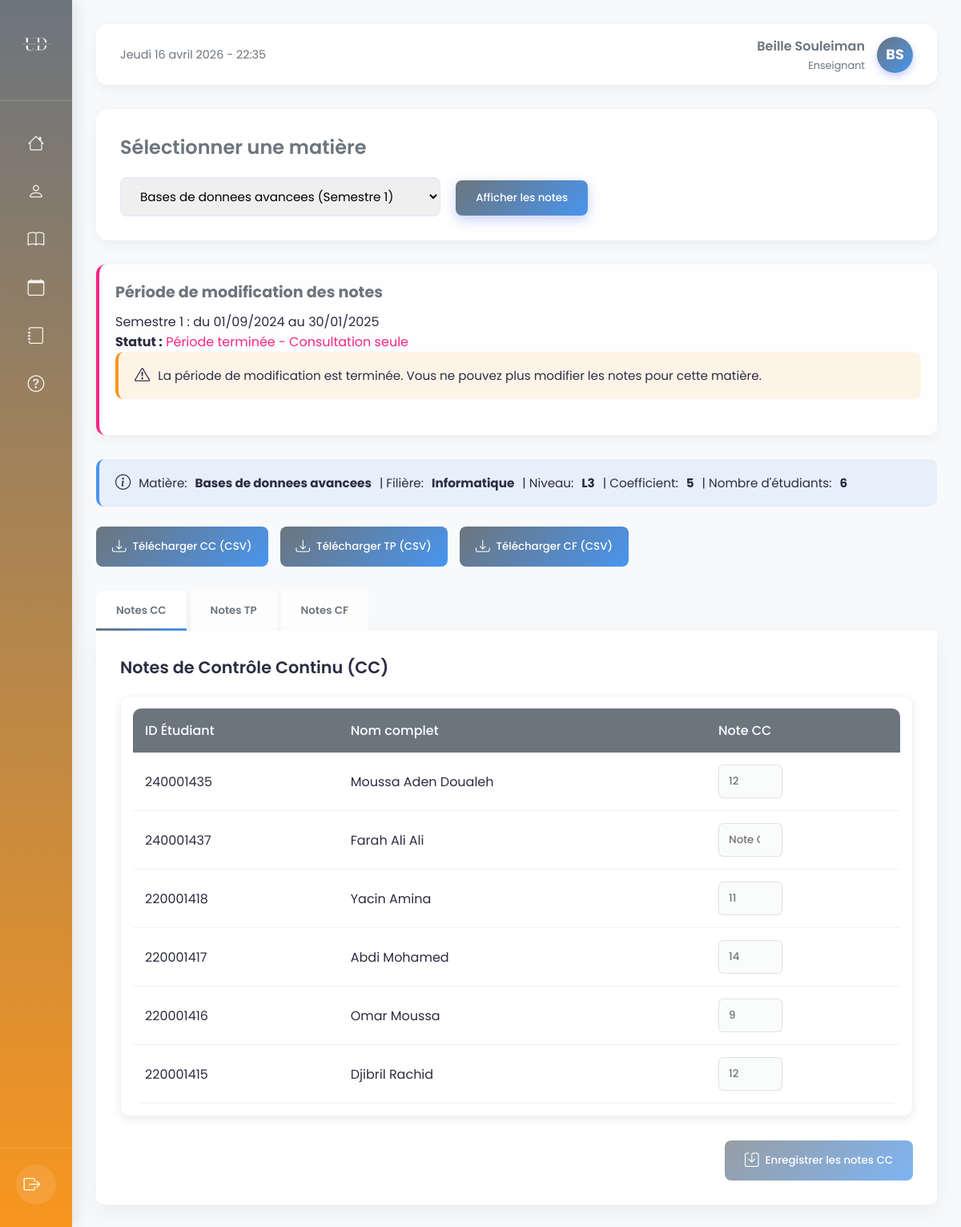
The page /apps/views/teachers/consulter_note.php (signed in) on the database its author committed.
### tables this page shows
CREATE TABLE `personne` (
  `id_personne` int(11) NOT NULL,
  `prenom` varchar(50) DEFAULT NULL,
  `nom` varchar(50) DEFAULT NULL,
  `email` varchar(100) DEFAULT NULL,
  `mot_de_passe` varchar(255) DEFAULT NULL,
  `image_profile` varchar(255) DEFAULT NULL,
  `role` varchar(50) DEFAULT NULL,
  `date_inscription` date DEFAULT NULL,
  `dateNaissance` date DEFAULT NULL
);

CREATE TABLE `matiere` (
  `id_matiere` int(11) NOT NULL,
  `nom_matiere` varchar(100) DEFAULT NULL,
  `coeff` float DEFAULT NULL,
  `id_filiere` int(11) NOT NULL DEFAULT 1,
  `niveau_filiere` enum('L1','L2','L3','') NOT NULL DEFAULT 'L3',
  `type_simestre` varchar(255) NOT NULL DEFAULT '2'
);

CREATE TABLE `enseigner` (
  `id_enseignant` int(11) NOT NULL,
  `id_matiere` int(11) NOT NULL,
  `id_filiere` int(11) NOT NULL DEFAULT 1,
  `niveau_filiere` enum('L1','L2','L3','') NOT NULL DEFAULT 'L1',
  `nb_heure` int(11) DEFAULT NULL,
  `type_semestre` int(11) DEFAULT NULL
);

### apps/views/teachers/consulter_note.php (the view, shortened to what the rows shown need)
<?php
require_once '../../../config/db.php';
$userID = $_SESSION['user_id'];
try {
    $sql = "SELECT id_personne, prenom, nom, email, role, image_profile FROM personne WHERE id_personne = ?";
    $stmt = $conn->prepare($sql);
    $stmt->bind_param("i", $userID);
    $stmt->execute();
    $result = $stmt->get_result();
    if ($result->num_rows > 0) {
        $user = $result->fetch_assoc();
        $prenom = $user['prenom'];
        $nom = $user['nom'];
        $nom_complet = $prenom . ' ' . $nom;
    } else {
        throw new Exception("Utilisateur non trouvé");
    }
} catch (Exception $e) {
    die("Impossible de récupérer les informations de l'utilisateur.");
}
try {
    $sql_matieres = "SELECT DISTINCT m.id_matiere, m.nom_matiere, e.type_semestre,
                    CASE
                        WHEN e.type_semestre = 1 THEN '2024-09-01'
                        WHEN e.type_semestre = 2 THEN '2025-02-01'
                        ELSE NULL
                    END as date_debut,
                    CASE
                        WHEN e.type_semestre = 1 THEN '2025-01-30'
                        WHEN e.type_semestre = 2 THEN '2025-05-30'
                        ELSE NULL
                    END as date_fin
                    FROM enseigner e
                    JOIN matiere m ON e.id_matiere = m.id_matiere
                    WHERE e.id_enseignant = ?";
    $stmt = $conn->prepare($sql_matieres);
    $stmt->bind_param("i", $userID);
    $stmt->execute();
    $result_matieres = $stmt->get_result();
    $matieres = [];
    while ($row = $result_matieres->fetch_assoc()) {
        $matieres[] = $row;
    }
} catch (Exception $e) {
    $message_erreur = "Impossible de récupérer les matières enseignées.";
}
$id_matiere_selected = isset($_GET['matiere']) ? intval($_GET['matiere']) : (isset($matieres[0]['id_matiere']) ? $matieres[0]['id_matiere'] : 0);
$date_debut = null;
$date_fin = null;
$semestre = null;
$periode_active = false;
$nom_matiere_selected = '';
if ($id_matiere_selected > 0) {
    foreach ($matieres as $matiere) {
        if ($matiere['id_matiere'] == $id_matiere_selected) {
            $date_debut = $matiere['date_debut'];
            $date_fin = $matiere['date_fin'];
            $semestre = $matiere['type_semestre'];
            $nom_matiere_selected = $matiere['nom_matiere'];
            break;
        }
    }
    $aujourdhui = date('Y-m-d');
    $periode_active = ($aujourdhui >= $date_debut && $aujourdhui <= $date_fin);
}
if ($id_matiere_selected > 0) {
    try {
$sql_classe = "SELECT DISTINCT f.nom_filiere, m.niveau_filiere, m.coeff
               FROM enseigner e
               JOIN matiere m ON e.id_matiere = m.id_matiere
               JOIN filiere f ON e.id_filiere = f.id_filiere
               WHERE e.id_enseignant = ? AND e.id_matiere = ?";
        $stmt = $conn->prepare($sql_classe);
        $stmt->bind_param("ii", $userID, $id_matiere_selected);
        $stmt->execute();
        $result_classe = $stmt->get_result();
        if ($result_classe->num_rows > 0) {
            $classe_info = $result_classe->fetch_assoc();
            $nom_filiere = $classe_info['nom_filiere'];
            $niveau = $classe_info['niveau_filiere'];
        }
    } catch (Exception $e) {
        $message_erreur = "Impossible de récupérer les informations de classe.";
    }
}
if ($id_matiere_selected > 0 && isset($nom_filiere)) {
    try {
        $sql_etudiants = "SELECT p.id_personne, p.nom, p.prenom,
                          e.id_etudiant, e.niveau_filiere as niveau_etudiant,
                          ev.cc, ev.tp, ev.id_anonymat, a.CF
                          FROM personne p
                          JOIN etudiant e ON p.id_personne = e.id_etudiant
                          JOIN evaluer ev ON e.id_etudiant = ev.id_etudiant
                          LEFT JOIN anonymat a ON a.id_anonymat = ev.id_anonymat
                          WHERE ev.id_matiere = ?
                          AND e.id_filiere = (SELECT id_filiere FROM filiere WHERE nom_filiere = ?)
                          ORDER BY p.nom, p.prenom";
        $stmt = $conn->prepare($sql_etudiants);
        $stmt->bind_param("is", $id_matiere_selected, $nom_filiere);
        $stmt->execute();
        $result_etudiants = $stmt->get_result();
        $etudiants = [];
        while ($row = $result_etudiants->fetch_assoc()) {
            $etudiants[] = [
                'id_etudiant' => $row['id_etudiant'],
                'nom_complet' => $row['prenom'] . ' ' . $row['nom'],
                'niveau' => $row['niveau_etudiant'],
                'cc' => $row['cc'],
                'tp' => $row['tp'],
                'id_anonymat' => $row['id_anonymat'],
                'CF' => $row['CF']
            ];
        }
    } catch (Exception $e) {
        $message_erreur = "Impossible de récupérer la liste des étudiants.";
    }
}
if ($id_matiere_selected > 0 && isset($nom_filiere)) {
    try {
        $sql_etudiants = "SELECT p.id_personne, p.nom, p.prenom,
                          e.id_etudiant, e.niveau_filiere as niveau_etudiant,
                          ev.cc, ev.tp, ev.id_anonymat, a.CF
                          FROM personne p
                          JOIN etudiant e ON p.id_personne = e.id_etudiant
                          JOIN evaluer ev ON e.id_etudiant = ev.id_etudiant
                          LEFT JOIN anonymat a ON a.id_anonymat = ev.id_anonymat
                          WHERE ev.id_matiere = ?
                          AND e.id_filiere = (SELECT id_filiere FROM filiere WHERE nom_filiere = ?)
                          ORDER BY p.nom, p.prenom";
        $stmt = $conn->prepare($sql_etudiants);
        $stmt->bind_param("is", $id_matiere_selected, $nom_filiere);
        $stmt->execute();
        $result_etudiants = $stmt->get_result();
        $etudiants = [];
        while ($row = $result_etudiants->fetch_assoc()) {
            $etudiants[] = [
                'id_etudiant' => $row['id_etudiant'],
                'nom_complet' => $row['prenom'] . ' ' . $row['nom'],
                'niveau' => $row['niveau_etudiant'],
                'cc' => $row['cc'],
                'tp' => $row['tp'],
                'id_anonymat' => $row['id_anonymat'],
                'CF' => $row['CF']
            ];
        }
    } catch (Exception $e) {
        $message_erreur = "Impossible de récupérer la liste des étudiants.";
    }
}
if ($id_matiere_selected > 0 && isset($nom_filiere)) {
    try {
        $sql_etudiants = "SELECT p.id_personne, p.nom, p.prenom,
                          e.id_etudiant, ev.cc, ev.tp, ev.id_anonymat, a.CF
                          FROM personne p
                          JOIN etudiant e ON p.id_personne = e.id_etudiant
                          JOIN evaluer ev ON e.id_etudiant = ev.id_etudiant
                          LEFT JOIN anonymat a ON a.id_anonymat = ev.id_anonymat
                          WHERE ev.id_matiere = ?
                          AND e.id_filiere = (SELECT id_filiere FROM filiere WHERE nom_filiere = ?)
                          ORDER BY p.nom, p.prenom";
        $stmt = $conn->prepare($sql_etudiants);
        $stmt->bind_param("is", $id_matiere_selected, $nom_filiere);
        $stmt->execute();
        $result_etudiants = $stmt->get_result();
        $etudiants = [];
        while ($row = $result_etudiants->fetch_assoc()) {
            $etudiants[] = [
                'id_etudiant' => $row['id_etudiant'],
                'nom_complet' => $row['prenom'] . ' ' . $row['nom'],
                'cc' => $row['cc'],
                'tp' => $row['tp'],
                'id_anonymat' => $row['id_anonymat'],
                'CF' => $row['CF']
            ];
        }
    } catch (Exception $e) {
        $message_erreur = "Impossible de récupérer la liste des étudiants.";
    }
}
?>
<!DOCTYPE html>
<html lang="fr">
<head>
    <link href="https://cdnjs.cloudflare.com/ajax/libs/bootstrap-icons/1.10.5/font/bootstrap-icons.min.css" rel="stylesheet">
    <link rel="stylesheet" href="../../../public/assets/css/consulter_notes.css">
</head>
<body>
    <div class="dashboard">
        <main class="main-content">
            <header>
                <div class="profile">
                    <div class="profile-info">
                        <div class="profile-name"><?php echo htmlspecialchars($nom_complet); ?></div>
                        <div class="profile-role">Enseignant</div>
                    </div>
                    <div class="profile-initials">
                        <?php
                        $initiales = '';
                        if (!empty($prenom)) $initiales .= strtoupper(substr($prenom, 0, 1));
                        if (!empty($nom)) $initiales .= strtoupper(substr($nom, 0, 1));
                        echo htmlspecialchars($initiales);
                        ?>
                    </div>
                </div>
            </header>
            <div class="matiere-selector">
                <h2>Sélectionner une matière</h2>
                <form action="" method="GET">
                    <select name="matiere" id="matiere">
                        <?php foreach ($matieres as $matiere): ?>
                            <option value="<?php echo $matiere['id_matiere']; ?>" <?php echo ($matiere['id_matiere'] == $id_matiere_selected) ? 'selected' : ''; ?>>
                                <?php echo htmlspecialchars($matiere['nom_matiere']); ?> (Semestre <?php echo $matiere['type_semestre']; ?>)
                            </option>
                        <?php endforeach; ?>
                    </select>
                    <button type="submit">Afficher les notes</button>
                </form>
            </div>
            <?php if (!empty($etudiants) && $id_matiere_selected > 0): ?>
                <div class="periode-info <?php echo $periode_active ? 'periode-active' : ($aujourdhui < $date_debut ? 'periode-inactive' : 'periode-terminee'); ?>">
                    <h3>Période de modification des notes</h3>
                    <p>
                        Semestre <?php echo $semestre; ?> :
                        du <?php echo date('d/m/Y', strtotime($date_debut)); ?>
                        au <?php echo date('d/m/Y', strtotime($date_fin)); ?>
                    </p>
                    <p>
                        <strong>Statut :</strong>
                        <?php if ($periode_active): ?>
                            <span style="color: var(--success);">Période active - Vous pouvez modifier les notes</span>
                        <?php else: ?>
                            <?php if (date('Y-m-d') < $date_debut): ?>
                                <span style="color: var(--warning);">Période pas encore commencée</span>
                            <?php else: ?>
                                <span style="color: var(--danger);">Période terminée - Consultation seule</span>
                            <?php endif; ?>
                        <?php endif; ?>
                    </p>
                    <?php if (!$periode_active): ?>
                        <div class="alert alert-warning">
                            <i class="bi bi-exclamation-triangle"></i> La période de modification est <?php echo (date('Y-m-d') < $date_debut) ? 'pas encore commencée' : 'terminée'; ?>. Vous ne pouvez plus modifier les notes pour cette matière.
                        </div>
                    <?php endif; ?>
                </div>
                <div class="alert alert-info">
                    <i class="bi bi-info-circle"></i> Matière: <strong><?php echo htmlspecialchars($nom_matiere_selected); ?></strong> |
                    Filière: <strong><?php echo htmlspecialchars($nom_filiere); ?></strong> |
                    Niveau: <strong><?php echo htmlspecialchars($niveau); ?></strong> |
                    Coefficient: <strong><?php echo htmlspecialchars(isset($classe_info['coeff']) ? $classe_info['coeff'] : 'N/A'); ?></strong> |
                    Nombre d'étudiants: <strong><?php echo count($etudiants); ?></strong>
                </div>
                <div class="download-buttons">
                    <form method="POST" action="">
                        <button type="submit" name="telecharger_cc">
                            <i class="bi bi-download"></i> Télécharger CC (CSV)
                        </button>
                    </form>
                    <form method="POST" action="">
                        <button type="submit" name="telecharger_tp">
                            <i class="bi bi-download"></i> Télécharger TP (CSV)
                        </button>
                    </form>
                    <form method="POST" action="">
                        <button type="submit" name="telecharger_cf">
                            <i class="bi bi-download"></i> Télécharger CF (CSV)
                        </button>
                    </form>
                </div>
                <div class="tabs">
                    <button class="tab active" onclick="openTab(event, 'tab-cc')">Notes CC</button>
                    <button class="tab" onclick="openTab(event, 'tab-tp')">Notes TP</button>
                    <button class="tab" onclick="openTab(event, 'tab-cf')">Notes CF</button>
                </div>
                <div id="tab-cc" class="tab-content active">
                    <form method="POST" action="">
                        <h2>Notes de Contrôle Continu (CC)</h2>
                        <div class="table-container">
                            <table class="notes-table">
                                <thead>
                                    <tr>
                                        <th>ID Étudiant</th>
                                        <th>Nom complet</th>
                                        <th>Note CC</th>
                                    </tr>
                                </thead>
                                <tbody>
                                    <?php foreach ($etudiants as $etudiant): ?>
                                        <tr>
                                            <td><?php echo htmlspecialchars($etudiant['id_etudiant']); ?></td>
                                            <td><?php echo htmlspecialchars($etudiant['nom_complet']); ?></td>
                                            <td>
                                                <input type="number" name="notes_cc[<?php echo $etudiant['id_etudiant']; ?>]"
                                                    value="<?php echo !is_null($etudiant['cc']) ? htmlspecialchars($etudiant['cc']) : ''; ?>"
                                                    step="0.01" min="0" max="20" placeholder="Note CC"
                                                    class="note-input"
                                                    <?php echo !$periode_active ? 'disabled' : ''; ?>>
                                            </td>
                                        </tr>
                                    <?php endforeach; ?>
                                </tbody>
                            </table>
                        </div>
                        <div class="action-buttons">
                            <button type="submit" name="deposer_cc" class="primary" <?php echo !$periode_active ? 'disabled' : ''; ?>>
                                <i class="bi bi-save"></i> Enregistrer les notes CC
                            </button>
                        </div>
                    </form>
                </div>
            <?php endif; ?>
        </main>
    </div>
</body>
</html>

### rows shown on the page
personne: nom_complet "Beille Souleiman", initiales "BS"
matiere: matiere "Bases de donnees avancees (Semestre 1)", nom_matiere "Bases de donnees avancees"
enseigner: type_semestre "1"

### other values the page prints
date('d/m/Y', strtotime($date_debut)) "01/09/2024"
date('d/m/Y', strtotime($date_fin)) "30/01/2025"
$nom_filiere "Informatique"
$niveau "L3"
isset($classe_info['coeff']) ? $classe_info['coeff'] : 'N/A' "5"
count($etudiants) "6"
$etudiant['id_etudiant'] "240001435"
$etudiant['nom_complet'] "Moussa Aden Doualeh"
$etudiant['id_etudiant'] "240001437"
$etudiant['nom_complet'] "Farah Ali Ali"
$etudiant['id_etudiant'] "220001418"
$etudiant['nom_complet'] "Yacin Amina"
$etudiant['id_etudiant'] "220001417"
$etudiant['nom_complet'] "Abdi Mohamed"
$etudiant['id_etudiant'] "220001416"
